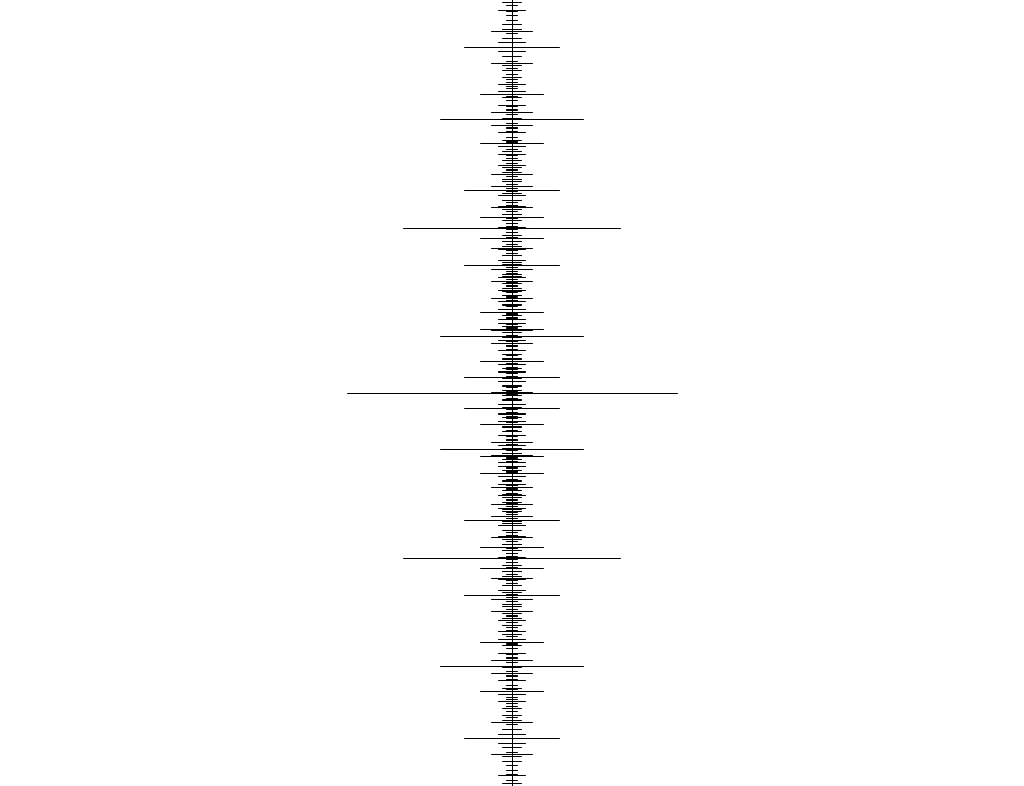
Frame 1 (no input)
Frame 60 (the mouse pressed at the canvas centre just before this capture): identical to frame 1, image omitted
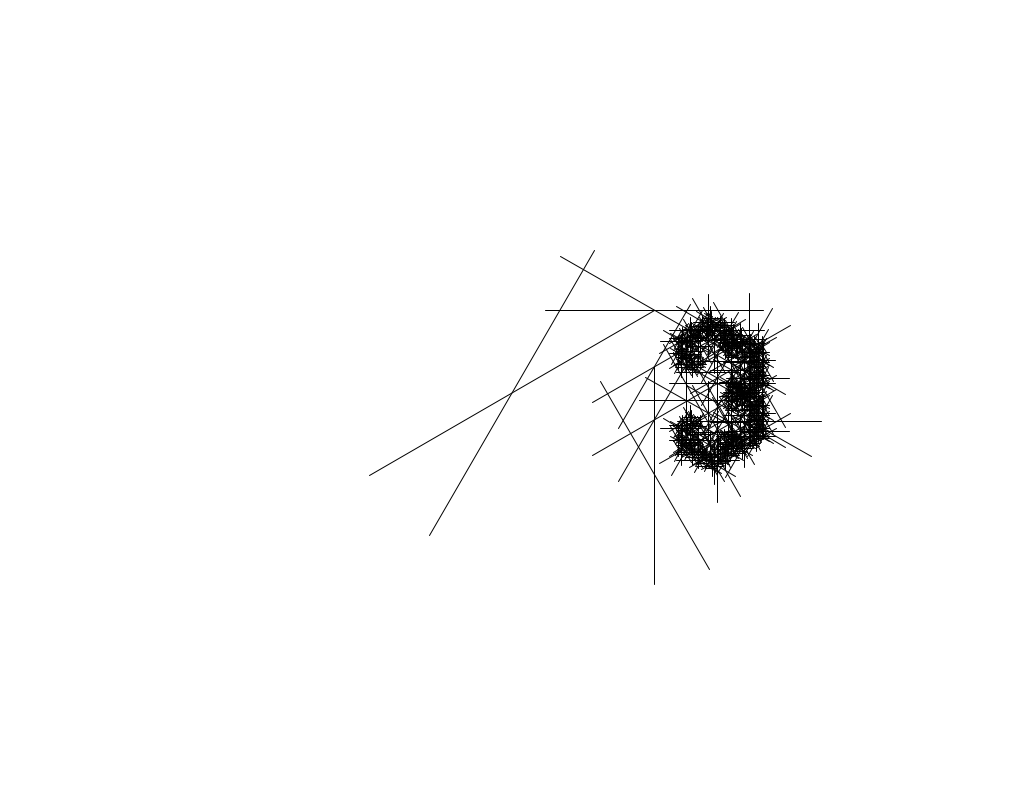
Frame 120 (the mouse held since frame 60 and released just before this capture)

The Processing sketch that drew these frames (run headless with seeded random() and noise(); from frame 60 on, the mouse is pressed at the canvas centre):

// Processing sketch: sketch_2o
// ── sketch_2o.pde
float theta;   
void setup() {
  size(1024, 786);
}

void draw() {
  background(255);
  frameRate(30);
  stroke(0); 
  float a = (mouseY / (float)height) * 120f;
  theta = radians(a);  
  
  translate(width/2,height/2);  
  branch(250);  
}

void branch(float h) {   //  2/3rd size 
  h *= 0.66;
 // Exit
  if (h > 5) { //length:5 pixel
    pushMatrix();  
    rotate(theta);  
    line(0, h, 0, -h); 
    translate(0, -h); 
    branch(h);    
    popMatrix();    
    
    //otherSide
    pushMatrix();
    rotate(-theta);
    line(h, 0, -h, 0);
    translate(0, h);
    branch(h);
    popMatrix();
  }
}
